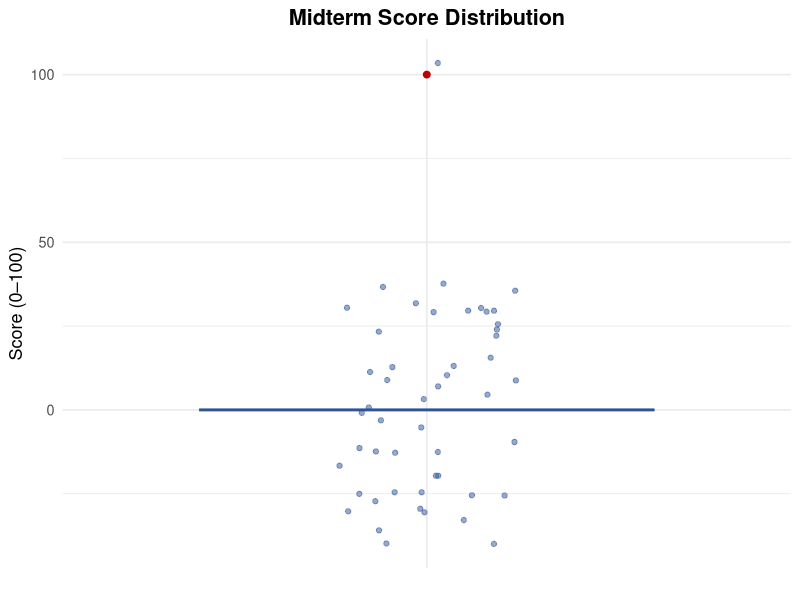
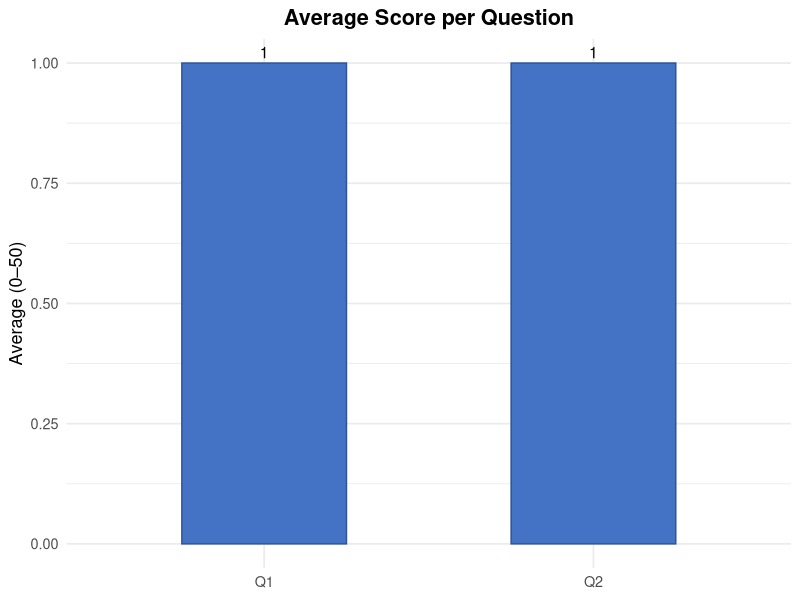

Write R code to recreate these figures, in order.
## ---- chunk 1
knitr::opts_chunk$set(echo = FALSE, message = FALSE, warning = FALSE)
library(readxl)
library(dplyr)
library(ggplot2)
## ---- chunk 2
df <- read_excel("mid-score.xlsx")
df$Note[is.na(df$Note)] <- ""
scores <- df$Score
notes  <- df$Note
## ---- chunk 3
desc <- data.frame(
  Statistic = c("Minimum", "Q1", "Median", "Q3", "Maximum", "Mean"),
  Value     = c(
    min(scores),
    quantile(scores, 0.25),
    median(scores),
    quantile(scores, 0.75),
    max(scores),
    round(mean(scores), 2)
  )
)
knitr::kable(desc, align = c("l", "r"), caption = "Total Score Distribution Summary")
## ---- chunk 4
ggplot(df, aes(x = "", y = Score)) +
  geom_boxplot(fill = "#4472C4", colour = "#2F5496",
               outlier.colour = "#C00000", outlier.size = 2) +
  geom_jitter(width = 0.15, alpha = 0.5, colour = "#2F5496") +
  labs(title = "Midterm Score Distribution",
       x = NULL, y = "Score (0–100)") +
  theme_minimal(base_size = 13) +
  theme(plot.title = element_text(hjust = 0.5, face = "bold"))
## ---- chunk 5
qcols <- grep("^Q\\d+$", names(df), value = TRUE)
qavg <- data.frame(
  Question = factor(qcols, levels = qcols),
  Average  = sapply(qcols, function(q) round(mean(df[[q]]), 2))
)
ggplot(qavg, aes(x = Question, y = Average)) +
  geom_col(fill = "#4472C4", colour = "#2F5496", width = 0.5) +
  geom_text(aes(label = Average), vjust = -0.4, size = 4) +
  labs(title = "Average Score per Question",
       x = NULL, y = sprintf("Average (0–%g)", 100 / length(qcols))) +
  theme_minimal(base_size = 13) +
  theme(plot.title = element_text(hjust = 0.5, face = "bold"))
## ---- chunk 6
total   <- nrow(df)
missing <- sum(notes == "Missing")
inv_ip  <- sum(grepl("^Invalid IP", notes))
dup_dev <- sum(grepl("^Duplicate device", notes))
submitted <- total - missing

smry <- data.frame(
  Category = c("Total Students (Roster)",
               "Submitted",
               "Missing",
               "Invalid IP (off-campus)",
               "Duplicate Device"),
  Count = c(total, submitted, missing, inv_ip, dup_dev)
)
knitr::kable(smry, align = c("l", "r"), caption = "Submission Status Summary")
